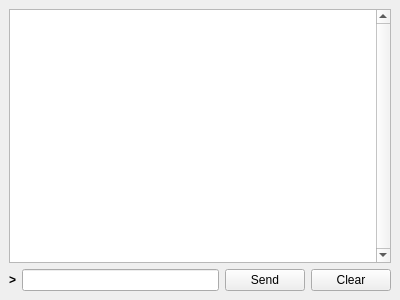
<?xml version="1.0" encoding="UTF-8"?>
<ui version="4.0">
 <class>console</class>
 <widget class="QDockWidget" name="console">
  <property name="geometry">
   <rect>
    <x>0</x>
    <y>0</y>
    <width>400</width>
    <height>300</height>
   </rect>
  </property>
  <property name="windowTitle">
   <string>Console</string>
  </property>
  <widget class="QWidget" name="dockWidgetContents">
   <layout class="QVBoxLayout" name="verticalLayout">
    <item>
     <widget class="QTextEdit" name="textEdit_output">
      <property name="font">
       <font>
        <family>Courier New</family>
        <pointsize>9</pointsize>
       </font>
      </property>
      <property name="verticalScrollBarPolicy">
       <enum>Qt::ScrollBarAlwaysOn</enum>
      </property>
      <property name="horizontalScrollBarPolicy">
       <enum>Qt::ScrollBarAlwaysOff</enum>
      </property>
     </widget>
    </item>
    <item>
     <layout class="QHBoxLayout" name="horizontalLayout">
      <item>
       <widget class="QLabel" name="label">
        <property name="font">
         <font>
          <weight>75</weight>
          <bold>true</bold>
         </font>
        </property>
        <property name="text">
         <string>&gt;</string>
        </property>
       </widget>
      </item>
      <item>
       <widget class="QLineEdit" name="lineEdit_input"/>
      </item>
      <item>
       <widget class="QPushButton" name="pushButton_send">
        <property name="text">
         <string>Send</string>
        </property>
       </widget>
      </item>
      <item>
       <widget class="QPushButton" name="pushButton_clear">
        <property name="text">
         <string>Clear</string>
        </property>
       </widget>
      </item>
     </layout>
    </item>
   </layout>
  </widget>
 </widget>
 <resources/>
 <connections>
  <connection>
   <sender>lineEdit_input</sender>
   <signal>returnPressed()</signal>
   <receiver>pushButton_send</receiver>
   <slot>click()</slot>
   <hints>
    <hint type="sourcelabel">
     <x>195</x>
     <y>277</y>
    </hint>
    <hint type="destinationlabel">
     <x>264</x>
     <y>279</y>
    </hint>
   </hints>
  </connection>
 </connections>
</ui>
